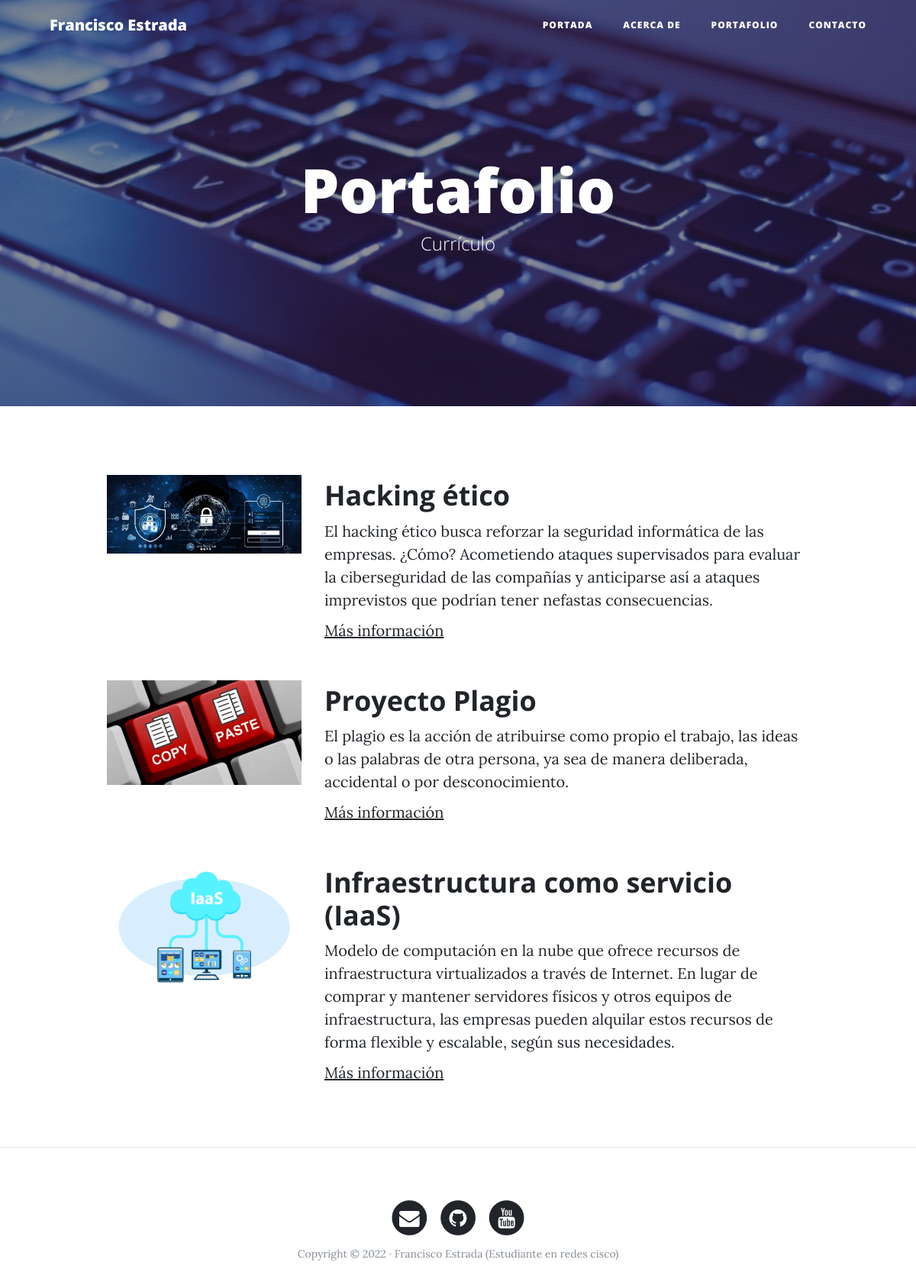
The page /portfolio/ on the database its author committed.
### portfolio/models.py (models this page shows, shortened)
class Project(models.Model):
    title = models.CharField(max_length=200, verbose_name="Título")
    description = models.TextField(verbose_name="Descripción")
    image = models.ImageField(verbose_name="Imagen", upload_to="projects")
    link = models.URLField(verbose_name="Dirección Web", null=True, blank=True)
    created = models.DateTimeField(auto_now_add=True, verbose_name="Fecha de creación")
    updated = models.DateTimeField(auto_now=True, verbose_name="Fecha de edición")
    class Meta:
        verbose_name = "proyecto"
        verbose_name_plural = "proyectos"
        ordering = ["-created"]

### portfolio/views.py (the view)
# urls.py: path('portfolio/', portfolio_views.portfolio, name="portfolio"),
def portfolio(request):
    projects = Project.objects.all()
    return render(request, "portfolio/portfolio.html", {'projects': projects})

### portfolio/templates/portfolio/portfolio.html (shortened to what this page needs)
{% extends 'core/base.html' %}
{% block background %}{% load static %}{% static 'core/img/teclado.jpg' %}{% endblock %}
{% block headers %}
<h1>Portafolio</h1>
<span class="subheading">Currículo</span>
{% endblock %}
{% block content %}
    {% for project in projects %}
        <div class="row project">
            <div class="col-lg-3 col-md-4 offset-lg-1">
                <img class="img-fluid" src="{{project.image.url}}" alt="">
            </div>
            <div class="col-lg-7 col-md-8">
                <h2 class="section-heading title">{{project.title}}</h2>
                <p>{{project.description}}</p>
                {% if project.link %}
                    <p><a href="{{project.link}}">Más información</a></p>
                {% endif %}
            </div>
        </div>
    {% endfor %}
{% endblock %}

### core/templates/core/base.html (shortened to what this page needs)
<!DOCTYPE html>
<html lang="es">
  <head>
    {% load static %}
    <link href="{% static 'core/vendor/bootstrap/css/bootstrap.min.css' %}" rel="stylesheet">
    <link href="{% static 'core/vendor/font-awesome/css/font-awesome.min.css' %}" rel="stylesheet" type="text/css">
    <link href="{% static 'core/css/clean-blog.min.css' %}" rel="stylesheet">
  </head>
  <body>
    <nav class="navbar navbar-expand-lg navbar-light fixed-top" id="mainNav">
      <div class="container">
        <a class="navbar-brand" href="{% url 'home' %}">Francisco Estrada</a>
        <div class="collapse navbar-collapse" id="navbarResponsive">
          <ul class="navbar-nav ml-auto">
            <li class="nav-item">
              <a class="nav-link" href="{% url 'home' %}">Portada</a>
            </li>
            <li class="nav-item">
              <a class="nav-link" href="{% url 'about' %}">Acerca de</a>
            </li>
            <li class="nav-item">
              <a class="nav-link" href="{% url 'portfolio' %}">Portafolio</a>
            </li>
            <li class="nav-item">
              <a class="nav-link" href="{% url 'contact' %}">Contacto</a>
            </li>
          </ul>
        </div>
      </div>
    </nav>
    <header class="masthead" style="background-image: url('{% block background %}{% endblock %}')">
      <div class="overlay"></div>
      <div class="container">
        <div class="row">
          <div class="col-lg-8 col-md-10 mx-auto">
            <div class="site-heading">
              {% block headers %}{% endblock %}
            </div>
          </div>
        </div>
      </div>
    </header>
    <div class="container">
      {% block content %}{% endblock %}
    </div>
    {% if request.path != "/" %}<hr>{% endif %}
    <footer>
      <div class="container">
        <div class="row">
          <div class="col-lg-8 col-md-10 mx-auto">
            <ul class="list-inline text-center">
              <li class="list-inline-item">
                <a href="mailto:javpstrada32@gmail.com">
                  <span class="fa-stack fa-lg">
                    <i class="fa fa-circle fa-stack-2x"></i>
                    <i class="fa fa-envelope fa-stack-1x fa-inverse"></i>
                  </span>
                </a>
              </li>
              <li class="list-inline-item">
                <a href="#">
                  <span class="fa-stack fa-lg">
                    <i class="fa fa-circle fa-stack-2x"></i>
                    <i class="fa fa-github fa-stack-1x fa-inverse"></i>
                  </span>
                </a>
              </li>
              <li class="list-inline-item">
                <a href="#">
                  <span class="fa-stack fa-lg">
                    <i class="fa fa-circle fa-stack-2x"></i>
                    <i class="fa fa-youtube fa-stack-1x fa-inverse"></i>
                  </span>
                </a>
              </li>
            </ul>
            <p class="copyright text-muted">Copyright &copy; 2022 · Francisco Estrada (Estudiante en redes cisco) </p>
          </div>
        </div>
      </div>
    </footer>
  </body>
</html>

### rows shown on the page
Project: image (picture), title "Hacking ético", description "El hacking ético busca reforzar la seguridad informática de las empresas. ¿Cómo? Acometiendo ataques supervisados para evaluar la ciberseguridad de las compañías y anticiparse así a ataques imprevistos que podrían tener nefastas consecuencias."
Project: image (picture), title "Proyecto Plagio", description "El plagio es la acción de atribuirse como propio el trabajo, las ideas o las palabras de otra persona, ya sea de manera deliberada, accidental o por desconocimiento."
Project: image (picture), title "Infraestructura como servicio (IaaS)", description "Modelo de computación en la nube que ofrece recursos de infraestructura virtualizados a través de Internet. En lugar de comprar y mantener servidores físicos y otros equipos de infraestructura, las empresas pueden alquilar estos recursos de forma flexible y escalable, según sus necesidades."
